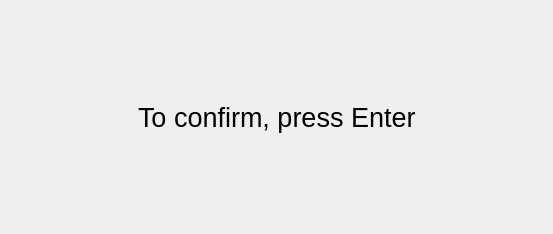
<?xml version="1.0" encoding="UTF-8"?>
<ui version="4.0">
 <class>DConfirmation</class>
 <widget class="QDialog" name="DConfirmation">
  <property name="windowModality">
   <enum>Qt::ApplicationModal</enum>
  </property>
  <property name="geometry">
   <rect>
    <x>0</x>
    <y>0</y>
    <width>553</width>
    <height>234</height>
   </rect>
  </property>
  <property name="windowTitle">
   <string>Dialog</string>
  </property>
  <layout class="QHBoxLayout" name="horizontalLayout">
   <item>
    <spacer name="horizontalSpacer">
     <property name="orientation">
      <enum>Qt::Horizontal</enum>
     </property>
     <property name="sizeHint" stdset="0">
      <size>
       <width>119</width>
       <height>20</height>
      </size>
     </property>
    </spacer>
   </item>
   <item>
    <widget class="QLabel" name="label">
     <property name="font">
      <font>
       <pointsize>20</pointsize>
      </font>
     </property>
     <property name="text">
      <string>To confirm, press Enter</string>
     </property>
    </widget>
   </item>
   <item>
    <spacer name="horizontalSpacer_2">
     <property name="orientation">
      <enum>Qt::Horizontal</enum>
     </property>
     <property name="sizeHint" stdset="0">
      <size>
       <width>119</width>
       <height>20</height>
      </size>
     </property>
    </spacer>
   </item>
  </layout>
 </widget>
 <resources/>
 <connections/>
</ui>
